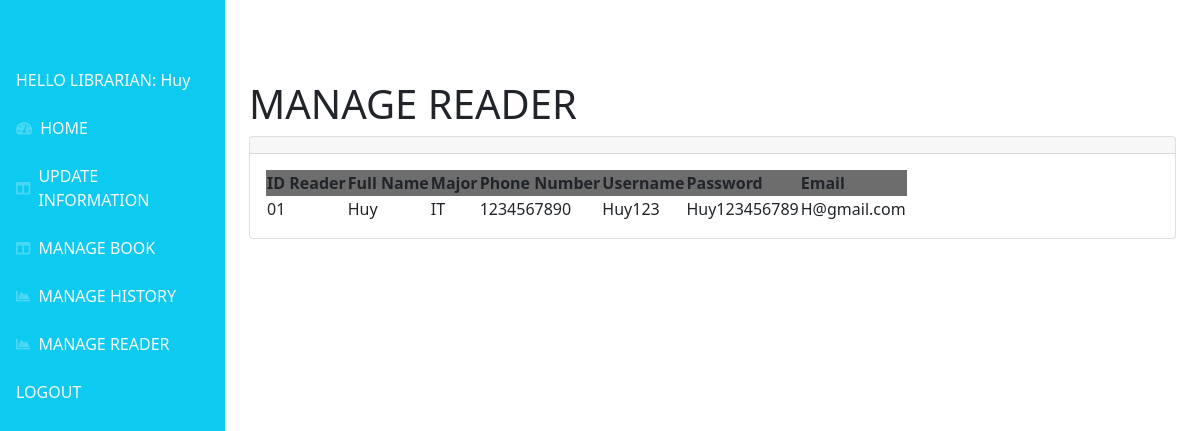
The page /admin/reader.php (signed in) on the database its author committed.
### tables this page shows
CREATE TABLE `docgia` (
  `id` int(11) NOT NULL,
  `madocgia` varchar(250) NOT NULL,
  `tendocgia` varchar(250) NOT NULL,
  `nganhdocgia` varchar(250) NOT NULL,
  `sodienthoai` varchar(250) NOT NULL,
  `username` varchar(250) NOT NULL,
  `password` varchar(250) NOT NULL,
  `email` varchar(250) NOT NULL
);

### admin/reader.php (the view, shortened to what this page needs)
<!DOCTYPE html>
<html lang="en">
<head>
    <?php include('inc/head.php') ?>
</head>
<body class="sb-nav-fixed">
        <?php include('inc/header.php') ?>
    <div id="layoutSidenav">
        <div class="d-md-none d-lg-block">
            <?php include('inc/menu.php') ?>
        </div>
        <div id="layoutSidenav_content">
            <main>
                <div class="container-fluid px-4">
                    <h1 class="mt-4">MANAGE READER</h1>
                    <div class="card mb-4">
                        <div class="card-header">
                        </div>
                        <div class="card-body">
                            <table id="datatablesSimple">
                                <thead>
                                    <tr style="background-color : #6D6D6D">
                                        <th>ID Reader</th>
                                        <th>Full Name</th>
                                        <th>Major</th>
                                        <th>Phone Number</th>
                                        <th>Username</th>
                                        <th>Password</th>
                                        <th>Email</th>
                                    </tr>
                                </thead>
                                <tbody>
                                    <?php
                                    $query = "SELECT * FROM docgia ORDER BY id DESC";
                                    $result = mysqli_query($connect, $query);
                                    while ($arUser = mysqli_fetch_array($result, MYSQLI_ASSOC)) {
                                    ?>
                                    <tr>
                                        <td><?php echo $arUser["madocgia"] ?></td>
                                        <td><?php echo $arUser["tendocgia"] ?></td>
                                        <td><?php echo $arUser["nganhdocgia"] ?></td>
                                        <td><?php echo $arUser["sodienthoai"] ?></td>
                                        <td><?php echo $arUser["username"] ?></td>
                                        <td><?php echo $arUser["password"] ?></td>
                                        <td><?php echo $arUser["email"] ?></td>
                                        <?php } ?>
                                </tbody>
                            </table>
                        </div>
                    </div>
                </div>
            </main>
        </div>
    </div>
</body>
</html>

### rows shown on the page
docgia: madocgia "01", tendocgia "Huy", nganhdocgia "IT", sodienthoai "1234567890", username "Huy123", password "Huy123456789", email "H@gmail.com"

### other values the page prints
$_SESSION['hoten'] "Huy"
